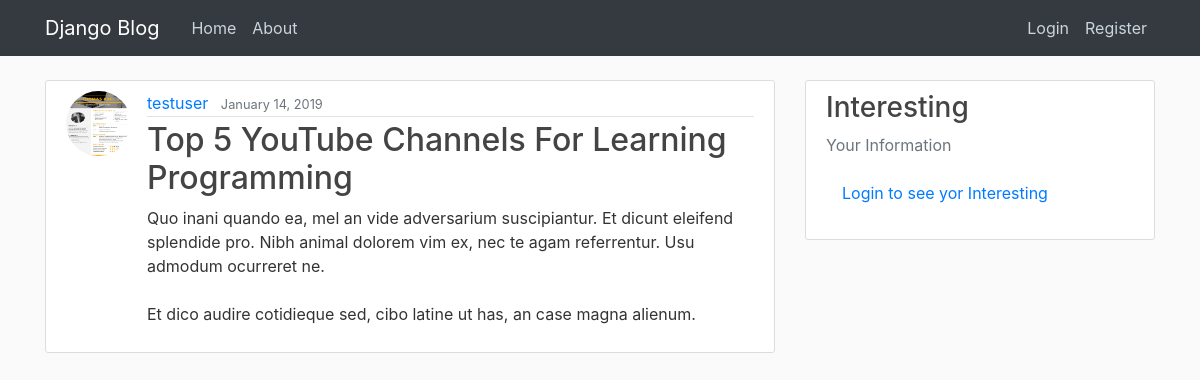
The page /post/30/ on the database its author committed.
### blog/models.py (models this page shows, shortened)
class Post(models.Model):
    title = models.CharField(max_length=100)
    content = models.TextField()
    date_posted = models.DateTimeField(default=timezone.now)
    author = models.ForeignKey(User,on_delete=models.CASCADE)

### users/models.py (models this page shows, shortened)
class Profile(models.Model):
    user = models.OneToOneField(User , on_delete=models.CASCADE)
    image = models.ImageField(upload_to="profile_pics", default='default.jpg')

### blog/views.py (the view)
# urls.py: path('post/<int:pk>/' , PostDetailView.as_view() , name='detail'),
class PostDetailView(DetailView):
    model = Post

### blog/templates/blog/post_detail.html (shortened to what this page needs)
{% extends "base.html" %}
{% block content %}
    <article class="media content-section" >
      <img class="rounded-circle article-img" src="{{object.author.profile.image.url}}">
      <div class="media-body">
        <div class="article-metadata">
          <a class="mr-2" href="{% url 'user_posts' object.author.username %}">{{ object.author }}</a>
          <small class="text-muted">{{ object.date_posted|date:"F d, Y" }}</small>
        </div>
        <h2 class="article-title">{{ object.title }}</h2>
        <p class="article-content">{{ object.content }}</p>
      </div>
    </article>
{% endblock %}

### static/blog/blog.css (style rules this page uses)
body { background: #fafafa; color: #333333; margin-top: 5rem; }
h1, h2, h3, h4, h5, h6 { color: #444444; }
.content-section { background: #ffffff; padding: 10px 20px; border: 1px solid #dddddd; border-radius: 3px; margin-bottom: 20px; }
.article-title { color: #444444; }
.article-content { white-space: pre-line; }
.article-img { height: 65px; width: 65px; margin-right: 16px; }
.article-metadata { padding-bottom: 1px; margin-bottom: 4px; border-bottom: 1px solid #e3e3e3 }

### rows shown on the page
Post: author.profile.image (picture), author "testuser", date_posted "January 14, 2019", title "Top 5 YouTube Channels For Learning Programming", content "Quo inani quando ea, mel an vide adversarium suscipiantur. Et dicunt eleifend splendide pro. Nibh animal dolorem vim ex, nec te agam referrentur. Usu admodum ocurreret ne. Et dico audire cotidieque sed, cibo latine ut has, an case magna alienum."
